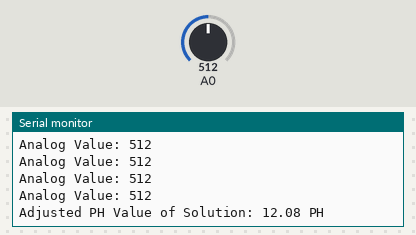
Simulated run of this sketch. Board: Arduino Uno, built with avr-gcc and run on an emulated ATmega328P. Parts: the last lines printed to the serial monitor. The test bench sets the inputs (shaded band); at power-on: A0 = 512.

Above: at 4.2 s.
4.3 s: A0 set to 982
At 5.6 s:
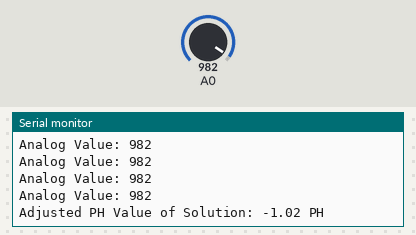
5.8 s: A0 set to 1013
At 6.9 s:
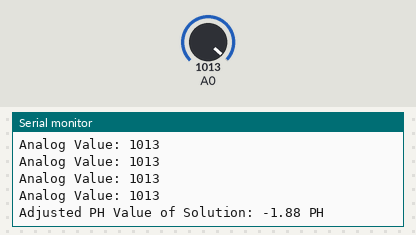
Timing chart, 0 to 8.3 s (numbered marks = the images above; inputs shaded):
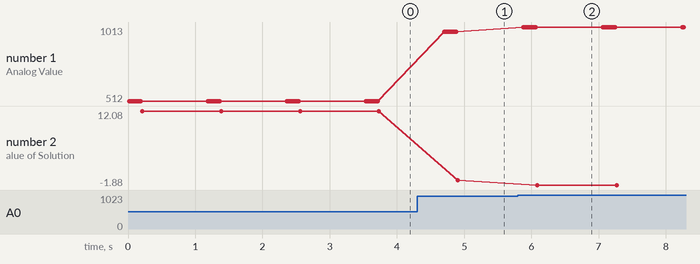

Measured:
- after the input at 4.3 s, the serial monitor: prints a new line after 0.41 s (image 1)
- after the input at 5.8 s, the serial monitor: prints a new line after 0.08 s (image 2)
- plotted number 1: 512 → 982 after the input at 4.3 s, 982 → 1013 after the input at 5.8 s
- plotted number 2: 12.08 → -1.02 after the input at 4.3 s, -1.02 → -1.88 after the input at 5.8 s

The sketch:

ph_darshit.ino
```cpp
//Header declaration Start
#include <OneWire.h> // One wire library
#include <DallasTemperature.h> // Library for DS18B20 Sensor
#include <math.h> // Library for math function
//Header Declaration End

//Pin Assignment and declaration Start
#define ONE_WIRE_BUS 5 //data pin DQ pin of DS18B20 connected to digital pin D5

OneWire oneWire(ONE_WIRE_BUS); // Set up one wire instance
DallasTemperature sensors(&oneWire); // pass one wire reference to DS18B20 library

long phTot;
float phAvg;
int x;
const float C = 21.34; // Constant of straight line (Y = mx + C)
const float m = -5.70; // Slope of straight line (Y = mx + C)
const float calibrationOffset = 5.0; // Calibration offset to adjust pH readings
//Pin Assignment and declaration end

//Setup Function Start
void setup() {
  Serial.begin(9600); // Initialize serial communication
  sensors.begin(); // Start the DS18B20 Library
}
//Setup Function End

//Main function Start
void loop() {
  phTot = 0;
  phAvg = 0;

  //taking 10 samples and adding with 10 milliseconds delay
  for (x = 0; x < 10; x++) {
    int analogValue = analogRead(A0);
    phTot += analogValue;
    Serial.print("Analog Value: ");
    Serial.println(analogValue);
    delay(10);
  }

  float phAvg = phTot / 10;
  float phVoltage = phAvg * (5.0 / 1023.0); //convert sensor reading into millivolt
  float pHValue = phVoltage * m + C + calibrationOffset; // Adjusted for calibration

  Serial.print("Adjusted PH Value of Solution: ");
  Serial.print(pHValue);
  Serial.println(" PH");

  delay(1000);
}
```
